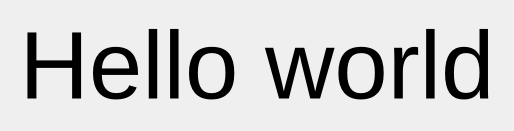
<?xml version="1.0" encoding="UTF-8"?>
<ui version="4.0">
 <class>my_dialog</class>
 <widget class="QDialog" name="my_dialog">
  <property name="geometry">
   <rect>
    <x>0</x>
    <y>0</y>
    <width>514</width>
    <height>131</height>
   </rect>
  </property>
  <property name="windowTitle">
   <string>Hello world</string>
  </property>
  <layout class="QGridLayout" name="gridLayout">
   <item row="0" column="0">
    <widget class="QLabel" name="label">
     <property name="font">
      <font>
       <pointsize>72</pointsize>
      </font>
     </property>
     <property name="text">
      <string>Hello world</string>
     </property>
     <property name="scaledContents">
      <bool>false</bool>
     </property>
     <property name="alignment">
      <set>Qt::AlignCenter</set>
     </property>
    </widget>
   </item>
  </layout>
 </widget>
 <resources/>
 <connections/>
</ui>
